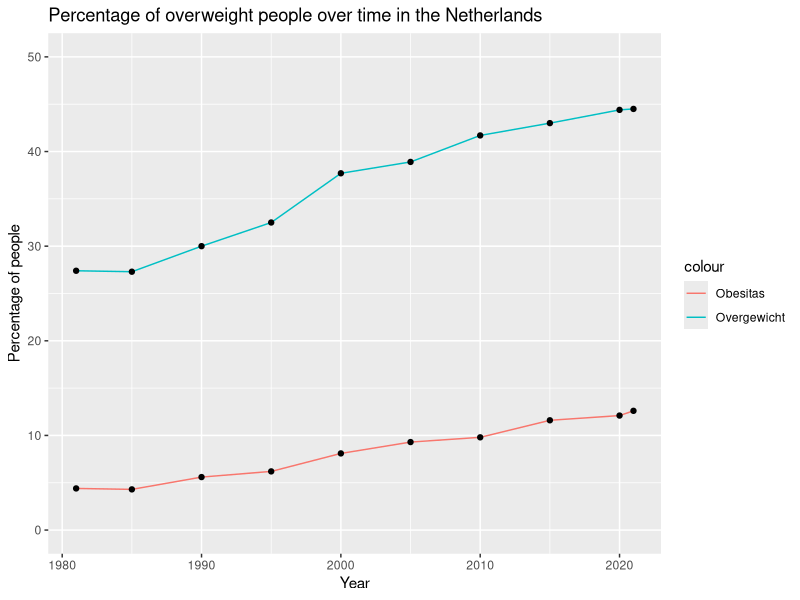

Source code (R): (Note: this script raises an error after producing the figure.)
## ---- chunk 1
#install.packages("tidyverse")
#install.packages("yaml")
#install.packages("rmarkdown")
#install.packages()
## ---- chunk 2
require(tidyverse)
require(rmarkdown)
require(yaml)
library(readxl)
## ---- chunk 3
gewicht_regios <- read_xlsx("data/Gezondheidsmonitor__regio__2024_04062026_114221.xlsx")
saveRDS(gewicht_regios, "data/gewicht_regios.rds")

overgewicht_over_tijd <- read_xlsx("data/Lengte__onder__en_overgewicht_vanaf_1981_04062026_120636.xlsx")
saveRDS(overgewicht_over_tijd, "data/overgewicht_over_tijd.rds")

inkomen_dataset <- read_xlsx("data/Inkomens_Huishouden.xlsx")
saveRDS(inkomen_dataset, "data/inkomen_dataset.rds")

opleiding_dataset <- read_xlsx("data/Onderwijs_per_provincie.xlsx")
saveRDS(opleiding_dataset, "data/opleiding_dataset.rds")


## ---- chunk 4



## ---- chunk 5
overgewicht_1981 = overgewicht_over_tijd[1,5]
overgewicht_2021 = overgewicht_over_tijd[10,5]

## ---- chunk 6
time_all_ages <- overgewicht_over_tijd[[4]][1:10]
perc_overgewicht <- overgewicht_over_tijd[[5]][1:10]
perc_obesitas <- overgewicht_over_tijd[[7]][1:10]
## ---- chunk 7
opleiding_provincie <- opleiding_dataset[c(1, 6:17),]

hoogopgeleide_provincie <- data.frame(Regio = opleiding_provincie[[4]],
                          Percentage_hoogopgeleide = opleiding_provincie[[9]] + opleiding_provincie[[10]])

middelopgeleide_provincie <- data.frame(Regio = opleiding_provincie[[4]],
                            Percentage_middelopgeleide = opleiding_provincie[[8]])


laagopgeleide_provincie <- data.frame(Regio = opleiding_provincie[[4]],
                          Percentage_laagopgeleide = opleiding_provincie[[6]] + opleiding_provincie[[7]])

## ---- chunk 8
inkomen_provincie <- inkomen_dataset[1:13,]
gemiddeld_inkomen <- data.frame(Regio = inkomen_provincie[[4]],
                                "Gemiddeld_inkomen(x 1000)" = inkomen_provincie[[6]])
## ---- chunk 9
data_regios <- gewicht_regios[grepl("\\(GG\\)", gewicht_regios[[3]] ), 3:12]
## ---- chunk 10
opleidingsniveau_provincies <- full_join(full_join(laagopgeleide_provincie, middelopgeleide_provincie), hoogopgeleide_provincie)
## ---- chunk 11

data_analysis <- function(regio1 = 0, data1 = 0, regio2 = 0, data2 = 0, regio3 = 0, data3 = 0, regio4 = 0, data4 = 0, regio5 = 0,  data5 = 0){
  totaal_provincie <- regio1 + regio2 + regio3 + regio4
  data_provincie <- ((regio1 / totaal_provincie) * data1) + ((regio2 / totaal_provincie) * data2) + ((regio3 / totaal_provincie) * data3) + ((regio4 / totaal_provincie) * data4)  
  
  return(data_provincie)
  
}

## ---- chunk 12
groningen <- 601286

friesland <- 665208

drenthe <- 508109

ijsselland <- 555879
twente <- 646496

flevoland <- 462816

noord_oost_gelderland <- 851876
gelderland_midden <- 731773
gelderland_zuid <- 589699

utrecht <- 1415104

hollands_noorden <- 687079
zaanstreek <- 354021
kennemerland <- 570752
amsterdam <- 1151282
gooi <- 246252

haaglanden <- 1176111
hollands_midden <- 854306
rotterdam <- 1376801
zuid_holland_zuid <- 475490

zeeland <- 394538

west_brabant <-734825
hart_brabant <- 1122960
brabant_zuidoost <- 819169

limburg_noord <- 537019
limburg_zuid <- 601355

nederland <- groningen + friesland + drenthe + ijsselland + twente +flevoland + noord_oost_gelderland + gelderland_midden + gelderland_zuid + utrecht + hollands_noorden + zaanstreek + kennemerland +amsterdam + gooi + haaglanden + hollands_midden + rotterdam + zuid_holland_zuid + zeeland + west_brabant + hart_brabant + brabant_zuidoost + limburg_noord + limburg_zuid
## ---- chunk 13
gezondheids_data_provincies <- rbind(Nederland = data_nederland <- data_analysis(nederland, gewicht_regios[1, 4:12]),
                              Groningen = data_groningen <- data_analysis(groningen, data_regios[1, 2:10]),

                              Friesland = data_friesland <- data_analysis(friesland, data_regios[24, 2:10]),

                              Drenthe = data_drenthe <- data_analysis(drenthe , data_regios[2, 2:10]),

                              Overrijsel = data_overrijsel <- data_analysis(ijsselland, data_regios[3,2:10], twente, data_regios[4,2:10]),

                              Flevoland = data_flevoland <- data_analysis(flevoland , data_regios[8, 2:10]),
      
                              Gelderland = data_gelderland <- data_analysis(noord_oost_gelderland, data_regios[5, 2:10], gelderland_midden, data_regios[6, 2:10], gelderland_zuid, data_regios[7, 2:10]),
                              
                              Utrecht = data_utrecht <- data_analysis(utrecht, data_regios[9, 2:10]),
                              
                              Noord_Holland = data_noord_holland <- data_analysis(hollands_noorden , data_regios[10, 2:10], zaanstreek, data_regios[25, 2:10], kennemerland, data_regios[11, 2:10], amsterdam, data_regios[12, 2:10], gooi, data_regios[13, 2:10]),

                              Zuid_Holland = data_zuid_holland <- data_analysis(haaglanden, data_regios[23, 2:10], hollands_midden, data_regios[14, 2:10], rotterdam, data_regios[15, 2:10], zuid_holland_zuid, data_regios[16, 2:10]),

                              Zeeland = data_zeeland <- data_analysis(zeeland , data_regios[17, 2:10]),

                              Brabant = data_brabant <- data_analysis(west_brabant, data_regios[18, 2:10], hart_brabant, data_regios[19, 2:10], brabant_zuidoost, data_regios[20, 2:10]),

                              Limburg = data_limburg <- data_analysis(limburg_noord, data_regios[21, 2:10], limburg_zuid, data_regios[22, 2:10]))

gezondheids_data_provincies <- as.data.frame(gezondheids_data_provincies)
## ---- chunk 14
Overgewicht_provincies <- gezondheids_data_provincies[c(3, 4)]
## ---- chunk 15
proc_ver_overgewicht = ((overgewicht_2021 - overgewicht_1981) / overgewicht_1981) * 100
## ---- chunk 16

## ---- chunk 17
ggplot() +
  geom_line(aes(x = time_all_ages,
                y = perc_overgewicht,
                color = "Overgewicht")) +
  geom_line(aes(x = time_all_ages,
                y = perc_obesitas,
                color = "Obesitas")) +
    geom_point(aes(x = time_all_ages,
                 y = perc_overgewicht)) +
  geom_point(aes(x = time_all_ages,
                 y = perc_obesitas)) +
  ylim(0,50) +
  labs(title = "Percentage of overweight people over time in the Netherlands",
       x = "Year",
       y = "Percentage of people")

## ---- chunk 18

## ---- chunk 19
dataset$inmetro <- dataset$inmetro %>% as.factor()
# Boxplot of poverty rate by state using the 'midwest' dataset
ggplot(dataset, aes(x = inmetro, y = percadultpoverty)) +
  geom_boxplot() +
  labs(
    title = "Distribution of Poverty Rates by Metropolitan status (Midwest counties)",
    x = "Metropolitan Area",
    y = "Poverty Rate of Adults (%)"
  ) +
  theme_minimal() +
  theme(
    legend.position = "right"
  )
## ---- chunk 20
